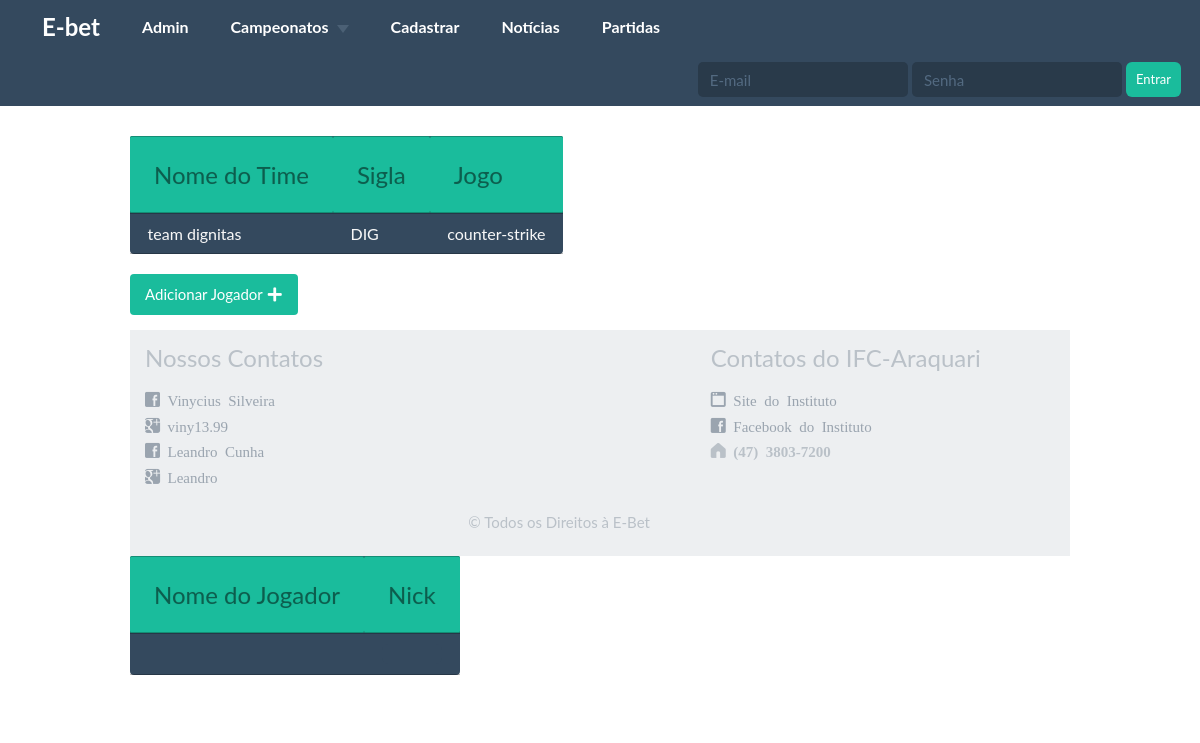
Screenshot of /times_perfil.php?id=3 with the database file from the repository.
### tables this page shows
CREATE TABLE `times` (
  `idtimes` int(11) NOT NULL AUTO_INCREMENT,
  `nome_time` varchar(45) NOT NULL,
  `sigla_times` varchar(10) NOT NULL,
  `times_idjogo` int(11) NOT NULL,
  PRIMARY KEY (`idtimes`),
  KEY `times-jogo_idx` (`times_idjogo`),
  CONSTRAINT `times-jogo` FOREIGN KEY (`times_idjogo`) REFERENCES `jogo` (`idjogo`) ON DELETE NO ACTION ON UPDATE NO ACTION
);

CREATE TABLE `jogo` (
  `idjogo` int(11) NOT NULL AUTO_INCREMENT,
  `jogo_descricao` varchar(45) NOT NULL,
  `jogo_idtipo_jogo` int(11) NOT NULL,
  PRIMARY KEY (`idjogo`),
  KEY `fk_jogo_1_idx` (`jogo_idtipo_jogo`),
  CONSTRAINT `jogo-tipo_jogo` FOREIGN KEY (`jogo_idtipo_jogo`) REFERENCES `tipo_jogo` (`idtipo_jogo`) ON DELETE NO ACTION ON UPDATE NO ACTION
);

### times_perfil.php (the view, shortened to what this page needs)
<head>
    <link href="dist/css/vendor/bootstrap/css/bootstrap.min.css" rel="stylesheet">
    <link href="dist/css/flat-ui.css" rel="stylesheet">
    <link href="docs/assets/css/demo.css" rel="stylesheet">
    <link href="index.css" rel="stylesheet">
</head>
<body>
<?php
if (isset($_SESSION["idusuario"])) {
    if ($_SESSION["tipo_usuario"] == 2) {
        require("header_admin.php");
    }
    else {
        require("header.php");
    }
}
else{
    require("header.php");
}
?>
<div class="container">
    <div class="row demo-row">
        <div class="col-xs-12">
<?php
require_once("conexao.php");
$idtimes = $_GET["id"];
$sql = "select idtimes,  nome_time, sigla_times, jogo_descricao
                    from times, jogo where times_idjogo = idjogo and idtimes = $idtimes;
                    ";
$resultado = mysqli_query($conexao, $sql);
$linha = mysqli_fetch_array($resultado);
echo " <table class='flat-table flat-table-1'>
                  <thead>
                  <th>Nome do Time</th>
                  <th>Sigla</th>
                  <th>Jogo</th>
                  </thead>
                  <tbody>
                  <td>" . $linha["nome_time"] . "</td>
                  <td>" . $linha["sigla_times"] . "</td>
                  <td>" . $linha["jogo_descricao"] . "</td>
                  </tbody>
                  </table>
                ";
$sql2 = "select idjogador, nome_jogador, nick, nome_time
                    from jogador, times where jogador_idtimes = idtimes and idtimes = $idtimes;
                    ";
$resultado2 = mysqli_query($conexao, $sql2);
$linha2 = mysqli_fetch_array($resultado2);
echo "<table class='flat-table flat-table-1'>
               <thead>
                <th>Nome do Jogador</th>
                 <th>Nick</th>
                 </thead>
                <tbody>
                <td>" . $linha2["nome_jogador"] . "</td>
                <td><a class='btn btn-block btn-lg btn-inverse' " . $linha2["idjogador"] . "" .$linha2["nick"]. "</a></td>
              </tbody>
              ";
?>
<p><a class='btn btn-primary btn-large' href='jogador_form.php?id='>Adicionar Jogador <span class='fui-plus'></span></a></p>
</div>
    </div>
</div>
</body>
<?php require ("footer.php")?>

### docs/assets/css/demo.css (style rules this page uses)
.container { width: 970px !important; }
.demo-row { margin-bottom: 20px; }

### index.css (style rules this page uses)
.flat-table { margin-bottom: 20px; border-collapse:collapse; font-family: 'Lato', Calibri, Arial, sans-serif; border: none; border-radius: 4px; -webkit-border-radius: 4px; -moz-border-radius: 4px; }
.flat-table th, .flat-table td { box-shadow: inset 0 -1px rgba(0,0,0,0.25), inset 0 1px rgba(0,0,0,0.25); }
.flat-table th { font-weight: normal; -webkit-font-smoothing: antialiased; padding: 1em; color: rgba(0,0,0,0.45); text-shadow: 0 0 1px rgba(0,0,0,0.1); font-size: 1.5em; border-radius:1.5px; }
.flat-table td { color: #f7f7f7; padding: 0.7em 1.1em 0.7em 1.1em; text-shadow: 0 0 1px rgba(255,255,255,0.1); font-size: 1em; }
.flat-table-1 { background:rgb(52, 73, 94); }
.flat-table thead { background-color: #1abc9c; }

### times_perfil.php (style rules this page uses)
body { background-color: white; }

### rows the page displays
times: nome_time "team dignitas", sigla_times "DIG", times_idjogo.jogo_descricao "counter-strike"
